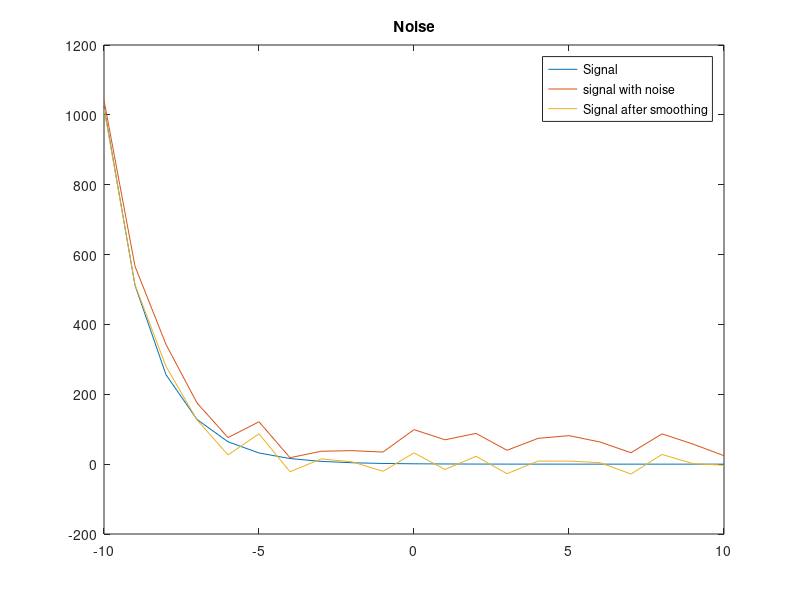

Reproduce this figure in MATLAB.
clc
clear all %#ok<*CLALL>
close all
n = -10:10;
x = 0.5.^n;
noise = 100*rand(size(x));
xwn = x+noise; %adding noise with amplification of 100 since noise is between 0 and 1
plot(n,x);
hold on
plot(n,xwn);

noise_f = [noise,0,0];
noise_g = [0,noise,0];
noise_h = [0,0,noise];

noise_sub = noise_f+noise_g+noise_h;
noise_sub = noise_sub/3;
noise_sub=noise_sub(2:22);
y = xwn-noise_sub;

plot(n,y);
hold off;
legend('Signal','signal with noise', 'Signal after smoothing');
title('Noise')
